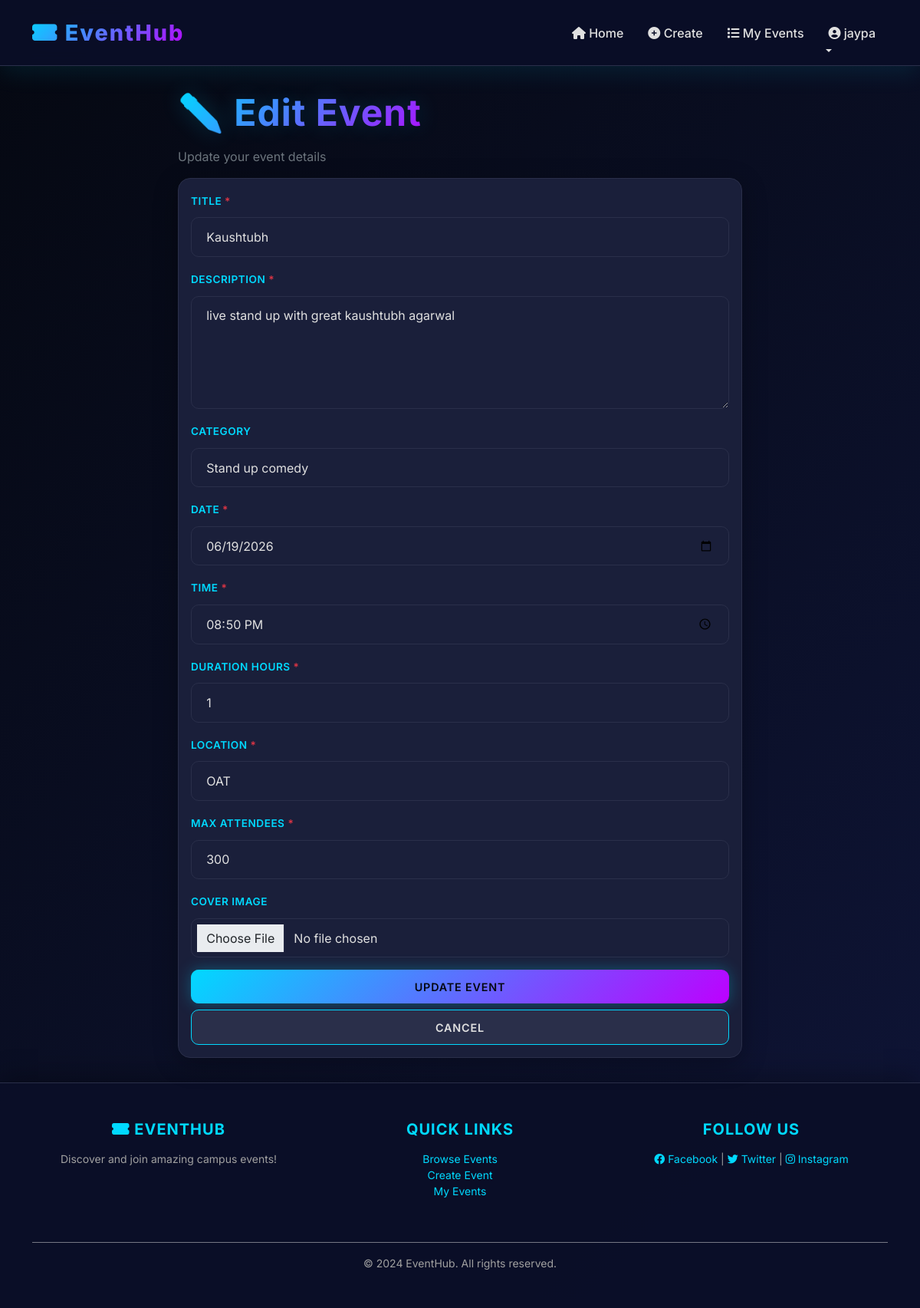
Page /event/4/edit/ (signed in) on the committed database.
### events/models.py (models this page shows, shortened)
class Event(models.Model):
    title = models.CharField(max_length=200)
    description = models.TextField()
    category = models.ForeignKey(
        EventCategory,
        on_delete=models.SET_NULL,
        null=True,
        blank=True
    )
    creator = models.ForeignKey(
        User,
        on_delete=models.CASCADE,
        related_name='created_events'
    )
    date = models.DateField()
    time = models.TimeField()
    duration_hours = models.IntegerField(default=1)
    location = models.CharField(max_length=300)
    max_attendees = models.IntegerField(
        default=0,
        help_text="0 means unlimited"
    )
    cover_image = models.ImageField(
        upload_to='event_images/',
        blank=True,
        null=True
    )
    STATUS_CHOICES = [
        ('upcoming', 'Upcoming'),
        ('ongoing', 'Ongoing'),
        ('completed', 'Completed'),
        ('cancelled', 'Cancelled'),
    ]
    status = models.CharField(
        max_length=20,
        choices=STATUS_CHOICES,
        default='upcoming'
    )
    attendees = models.ManyToManyField(
        User,
        through='Attendance',
        related_name='attending_events',
        blank=True
    )
    created_at = models.DateTimeField(auto_now_add=True)
    updated_at = models.DateTimeField(auto_now=True)
    class Meta:
        ordering = ['-date']  # Show newest events first
        indexes = [
            models.Index(fields=['date']),
            models.Index(fields=['category']),
        ]
        permissions = [
            ('can_create_event', 'Can create new events'),
        ]

### events/views.py (the view)
# urls.py: path('event/<int:event_id>/edit/', views.edit_event, name='edit_event'),
@login_required(login_url='login')
def edit_event(request, event_id):
    event = get_object_or_404(Event, id=event_id)
    if event.creator != request.user:
        messages.error(request, "You can only edit your own events!")
        return redirect('event_detail', event_id=event_id)
    if request.method == 'POST':
        form = EventForm(request.POST, request.FILES, instance=event)
        if form.is_valid():
            form.save()
            messages.success(request, "Event updated successfully!")
            return redirect('event_detail', event_id=event_id)
    else:
        form = EventForm(instance=event)
    return render(request, 'events/edit_event.html', {'form': form, 'event': event})

### events/models.py (called while the page is built)
    def __str__(self):
        return self.name

### events/templates/events/edit_event.html (shortened to what this page needs)
{% extends 'base.html' %}
{% block content %}
<div class="row">
    <div class="col-md-8 offset-md-2">
        <h1>✏️ Edit Event</h1>
        <p class="text-muted">Update your event details</p>
        <div class="card">
            <div class="card-body">
                <form method="POST" enctype="multipart/form-data">
                    {% for field in form %}
                        <div class="mb-3">
                            <label class="form-label">
                                {{ field.label }}
                                {% if field.field.required %}
                                    <span class="text-danger">*</span>
                                {% endif %}
                            </label>
                            {{ field }}
                        </div>
                    {% endfor %}
                    <div class="d-grid gap-2">
                        <button type="submit" class="btn btn-primary btn-lg">
                            Update Event
                        </button>
                        <a href="{% url 'event_detail' event.id %}" class="btn btn-secondary">
                            Cancel
                        </a>
                    </div>
                </form>
            </div>
        </div>
    </div>
</div>
{% endblock %}

### templates/base.html (shortened to what this page needs)
<!DOCTYPE html>
<html lang="en">
<head>
    <link href="https://cdn.jsdelivr.net/npm/bootstrap@5.1.3/dist/css/bootstrap.min.css" rel="stylesheet">
    <link rel="stylesheet" href="https://cdnjs.cloudflare.com/ajax/libs/font-awesome/6.4.0/css/all.min.css">
</head>
<body>
    <nav class="navbar navbar-expand-lg navbar-dark">
        <div class="container">
            <a class="navbar-brand" href="{% url 'home' %}">
                <i class="fas fa-ticket-alt"></i> EventHub
            </a>
            <div class="collapse navbar-collapse" id="navbarNav">
                <ul class="navbar-nav ms-auto">
                    <li class="nav-item">
                        <a class="nav-link" href="{% url 'home' %}">
                            <i class="fas fa-home"></i> Home
                        </a>
                    </li>
                    {% if user.is_authenticated %}
                        {% if perms.events.can_create_event %}
                        <li class="nav-item">
                            <a class="nav-link" href="{% url 'create_event' %}">
                                <i class="fas fa-plus-circle"></i> Create
                            </a>
                        </li>
                        {% endif %}
                        <li class="nav-item">
                            <a class="nav-link" href="{% url 'my_events' %}">
                                <i class="fas fa-list"></i> My Events
                            </a>
                        </li>
                        <li class="nav-item dropdown">
                            <a class="nav-link dropdown-toggle"
                               href="#"
                               id="profileDropdown"
                               role="button"
                               data-bs-toggle="dropdown"
                               aria-expanded="false">
                                <i class="fas fa-user-circle"></i> {{ user.first_name|default:user.username }}
                            </a>
                        </li>
                    {% endif %}
                </ul>
            </div>
        </div>
    </nav>
    <main>
        <div class="container">
            {% block content %}{% endblock %}
        </div>
    </main>
    <footer>
        <div class="container">
            <div class="row mb-4">
                <div class="col-md-4 mb-3">
                    <h5><i class="fas fa-ticket-alt"></i> EventHub</h5>
                    <p class="small">Discover and join amazing campus events!</p>
                </div>
                <div class="col-md-4 mb-3">
                    <h5>Quick Links</h5>
                    <ul class="list-unstyled small">
                        <li><a href="{% url 'home' %}">Browse Events</a></li>
                        {% if user.is_authenticated %}
                            {% if perms.events.can_create_event %}
                            <li><a href="{% url 'create_event' %}">Create Event</a></li>
                            {% endif %}
                            <li><a href="{% url 'my_events' %}">My Events</a></li>
                        {% else %}
                            <li><a href="{% url 'login' %}">Login</a></li>
                            <li><a href="{% url 'register' %}">Sign Up</a></li>
                        {% endif %}
                    </ul>
                </div>
                <div class="col-md-4 mb-3">
                    <h5>Follow Us</h5>
                    <p class="small">
                        <a href="#"><i class="fab fa-facebook"></i> Facebook</a> |
                        <a href="#"><i class="fab fa-twitter"></i> Twitter</a> |
                        <a href="#"><i class="fab fa-instagram"></i> Instagram</a>
                    </p>
                </div>
            </div>
            <hr>
            <p class="small mb-0">
                &copy; 2024 EventHub. All rights reserved.
            </p>
        </div>
    </footer>
</body>
</html>

### templates/base.html (style rules this page uses)
:root { --dark-bg: #0a0e27; --darker-bg: #050811; --card-bg: #1a1f3a; --neon-cyan: #00d9ff; --neon-purple: #bd00ff; --neon-pink: #ff006e; --neon-green: #00ff41; --text-light: #e0e0e0; --text-muted: #a0a0a0; --border-color: #2a2f4a; }
* { margin: 0; padding: 0; box-sizing: border-box; }
html, body { height: 100%; font-family: 'Inter', sans-serif; }
body { display: flex; flex-direction: column; background: linear-gradient(135deg, var(--darker-bg) 0%, #0f1538 100%); color: var(--text-light); overflow-x: hidden; }
.navbar { background: rgba(10, 14, 39, 0.95); backdrop-filter: blur(10px); border-bottom: 1px solid var(--border-color); box-shadow: 0 8px 32px rgba(0, 217, 255, 0.1); padding: 1rem 0; position: sticky; top: 0; z-index: 1000; }
.navbar-brand { font-size: 1.8rem; font-weight: 800; background: linear-gradient(135deg, var(--neon-cyan), var(--neon-purple)); -webkit-background-clip: text; -webkit-text-fill-color: transparent; background-clip: text; letter-spacing: 2px; transition: all 0.3s ease; }
.nav-link { color: var(--text-light) !important; margin: 0 0.5rem; font-weight: 500; position: relative; transition: all 0.3s ease; }
.nav-link::after { content: ''; position: absolute; bottom: -5px; left: 0; width: 0; height: 2px; background: linear-gradient(90deg, var(--neon-cyan), var(--neon-purple)); transition: width 0.3s ease; }
main { flex: 1; padding: 2rem 0; }
.card { background: var(--card-bg); border: 1px solid var(--border-color); border-radius: 16px; box-shadow: 0 8px 32px rgba(0, 0, 0, 0.3); transition: all 0.3s ease; overflow: hidden; }
.card-body { color: var(--text-light); }
.btn { border: none; border-radius: 10px; font-weight: 600; padding: 0.7rem 1.8rem; transition: all 0.3s ease; text-transform: uppercase; letter-spacing: 0.8px; font-size: 0.9rem; position: relative; overflow: hidden; }
.btn::before { content: ''; position: absolute; top: 0; left: -100%; width: 100%; height: 100%; background: rgba(255, 255, 255, 0.1); transition: left 0.3s ease; z-index: -1; }
.btn-primary { background: linear-gradient(135deg, var(--neon-cyan), var(--neon-purple)); color: var(--darker-bg); box-shadow: 0 0 20px rgba(0, 217, 255, 0.3); }
.btn-secondary { background: var(--border-color); color: var(--text-light); border: 1px solid var(--neon-cyan); }
.form-control, .form-select { background: var(--card-bg); border: 1px solid var(--border-color); color: var(--text-light); border-radius: 10px; padding: 0.8rem 1.2rem; transition: all 0.3s ease; }
.form-control::placeholder { color: var(--text-muted); }
.form-label { color: var(--neon-cyan); font-weight: 600; margin-bottom: 0.7rem; text-transform: uppercase; font-size: 0.85rem; letter-spacing: 0.5px; }
h1, h2, h3, h4, h5, h6 { color: var(--text-light); font-weight: 700; letter-spacing: 1px; }
h1 { font-size: 3rem; background: linear-gradient(135deg, var(--neon-cyan), var(--neon-purple), var(--neon-pink)); -webkit-background-clip: text; -webkit-text-fill-color: transparent; background-clip: text; margin-bottom: 1rem; text-shadow: 0 0 30px rgba(0, 217, 255, 0.2); }
footer { background: rgba(10, 14, 39, 0.95); border-top: 1px solid var(--border-color); color: var(--text-light); text-align: center; padding: 3rem 0; margin-top: auto; box-shadow: 0 -8px 32px rgba(0, 0, 0, 0.3); }
footer h5 { color: var(--neon-cyan); text-transform: uppercase; letter-spacing: 1px; margin-bottom: 1rem; }
footer a { color: var(--neon-cyan); text-decoration: none; transition: all 0.3s ease; }
footer p { margin: 0; color: var(--text-muted); }
hr { border-color: var(--border-color); opacity: 0.5; }
a { color: var(--neon-cyan); text-decoration: none; transition: all 0.3s ease; }

### rows in the picture
Event: form "Kaushtubh" "live stand up with great kaushtubh agarwal" "Stand up comedy" "06/19/2026" "20:50:00" "1" "OAT" "300"

### other values in the picture
{{ user.first_name|default:user.username }} "jaypa"
{{ field.label }} "TITLE" "DESCRIPTION" "CATEGORY" "DATE" "TIME" "DURATION HOURS" "LOCATION" "MAX ATTENDEES" "COVER IMAGE"
